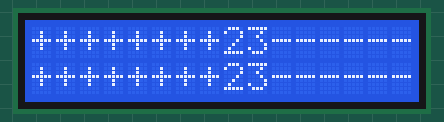
This sketch was run on a simulated Arduino Uno, built with avr-gcc and run on an emulated ATmega328P. On the bench: 16×2 character LCD.

Above: at 0.17 s.
At 2.09 s:
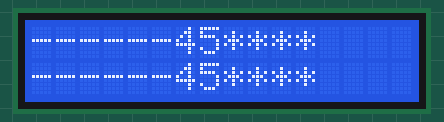
At 4.0 s:
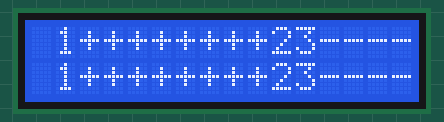
At 8.1 s:
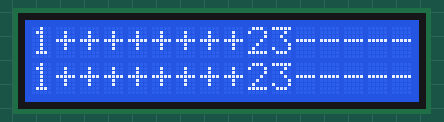
At 13.79 s:
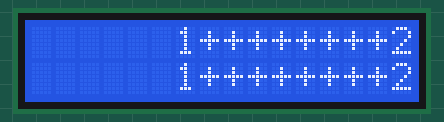
At 19.43 s:
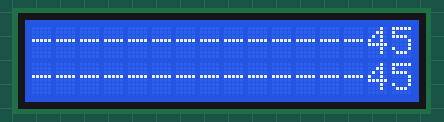

Measured:
- by itself, everything shown: repeats every 18.1 s, in 160 steps
- what the display in image 3 shows lasts 1.1 s, from 8.1 s to 9.2 s

The sketch:

app.ino
```cpp
#include <LiquidCrystal_I2C.h>

LiquidCrystal_I2C lcd(0x27, 16, 2);

void setup() {
    lcd.init();
    lcd.backlight();
    lcd.setCursor(0,0);
    lcd.print("1++++++++23---------------45****");
    lcd.setCursor(0,1);
    lcd.print("1++++++++23---------------45****");
}
void loop() {
    for (int n = 0; n < 80; n ++)
    {
        lcd.scrollDisplayLeft();
        delay(100);
    }
    delay(1000);
    for (int n = 0; n < 80; n ++)
    {
        lcd.scrollDisplayRight();
        delay(100);
    }
    delay(1000);
}
```
